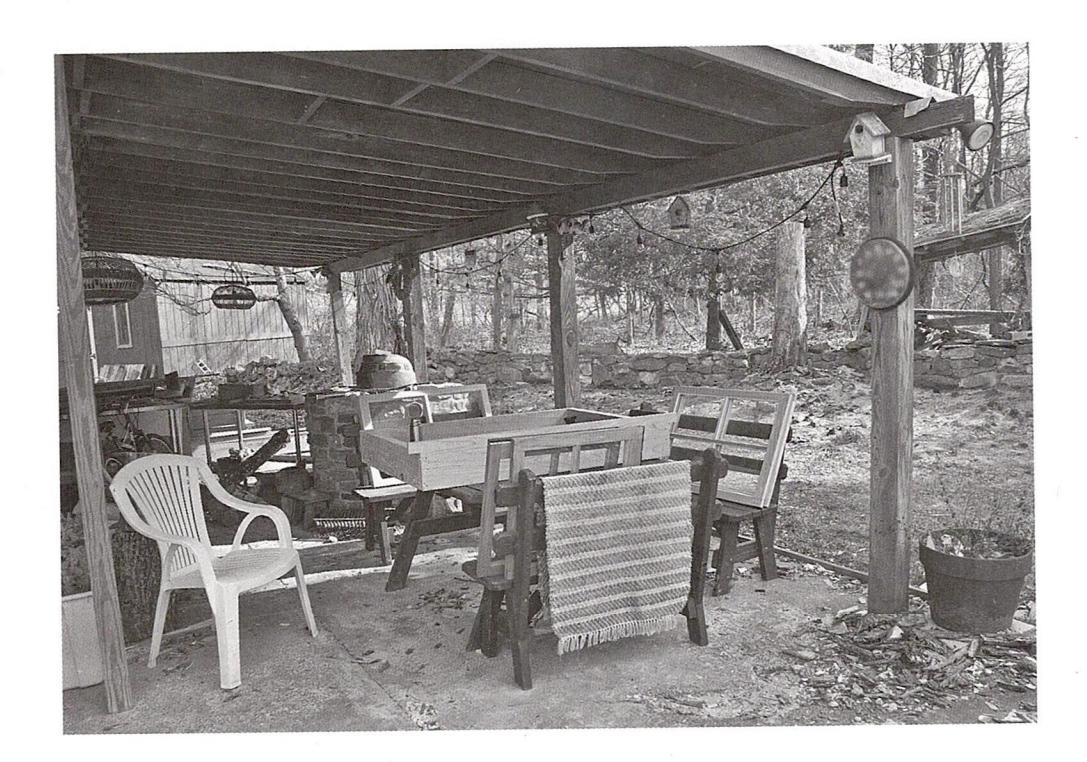
#> input picture extracted/LISTENING/ETS 2026 LISTENING/_page_100_Picture_2.jpeg, 1087 x 762 px
$ python -i build_part1_bank.py   (imports and definitions only)
#> lines starting #> are read from the running program, lines starting #| are printed output that depends on the picture; after the words box and inside, x2 and y2 are one past the last pixel; in counts of white or black regions, pixels touching at a corner belong together
# scripts/build_part1_bank.py
# Extracts Part 1 photographs from ETS_2026_LISTENING.pdf
# Output: ETS_BANK/images/part1/test{N}_q{Q}.jpg + part1.json

import fitz
import cv2
import json
import numpy as np
from pathlib import Path

PDF_PATH   = Path("../raw/ETS 2026 LISTENING.pdf")
OUTPUT_DIR = Path("../English/ETS_BANK/images/part1")
JSON_PATH  = Path("../English/ETS_BANK/part1.json")

# [1 line not run here, left out]

# ── Known structure ──────────────────────────────────────────────────────────
# 10 tests, Part 1 directions page at PDF pages: 2,16,30,44,58,72,86,100,114,128
# (0-indexed: 1,15,29,43,57,71,85,99,113,127)
# Photo pages = directions+1, directions+2, directions+3
DIRECTIONS_PAGES = [1 + i * 14 for i in range(10)]   # 0-indexed
NUM_TESTS = 10
QUESTIONS_PER_PAGE = 2
PAGES_PER_PART1 = 3   # → 6 questions per test

# ── Render PDF ───────────────────────────────────────────────────────────────
# [2 lines not run here, left out]

# [7 lines left out: function render_page, not called in this run]

def find_two_photos(img):
    """Return top 2 large photo bounding boxes sorted top→bottom."""
    h, w = img.shape[:2]
    gray  = cv2.cvtColor(img, cv2.COLOR_BGR2GRAY)

    results = []
    # Try progressively lower thresholds to handle watermarked pages
    for tval in [240, 220, 200]:
        blur   = cv2.GaussianBlur(gray, (5, 5), 0)
        thresh = cv2.threshold(blur, tval, 255, cv2.THRESH_BINARY_INV)[1]
        cnts, _ = cv2.findContours(thresh, cv2.RETR_EXTERNAL, cv2.CHAIN_APPROX_SIMPLE)

        candidates = []
        for c in cnts:
            x, y, cw, ch = cv2.boundingRect(c)
            area = cw * ch
            if area < w * h * 0.06:
                continue
            if area > w * h * 0.65:
                continue
            aspect = cw / ch
            if not (0.5 < aspect < 4.0):
                continue
            candidates.append((y, x, cw, ch, area))

        candidates.sort()
        # Pick top 2 by area among top-positioned candidates
        if len(candidates) >= 2:
            results = candidates[:2]
            break

    return [(x, y, cw, ch) for (y, x, cw, ch, _) in results]

# ── Process each test ────────────────────────────────────────────────────────
mapping = []

# [48 lines not run here, left out]

>>> import cv2
>>> picture = cv2.imread('../extracted/LISTENING/ETS 2026 LISTENING/_page_100_Picture_2.jpeg')
#> picture is the input picture: shape (762, 1087, 3); mean B, G, R 147, 148.3, 151.1
>>> result = find_two_photos(picture)
#> the loop in find_two_photos, `for tval in [240, 220, 200]:` made 3 passes
#> pass 1, in find_two_photos, `thresh = cv2.threshold(blur, tval, 255, cv2.THRESH_BINARY_INV)[1]`:
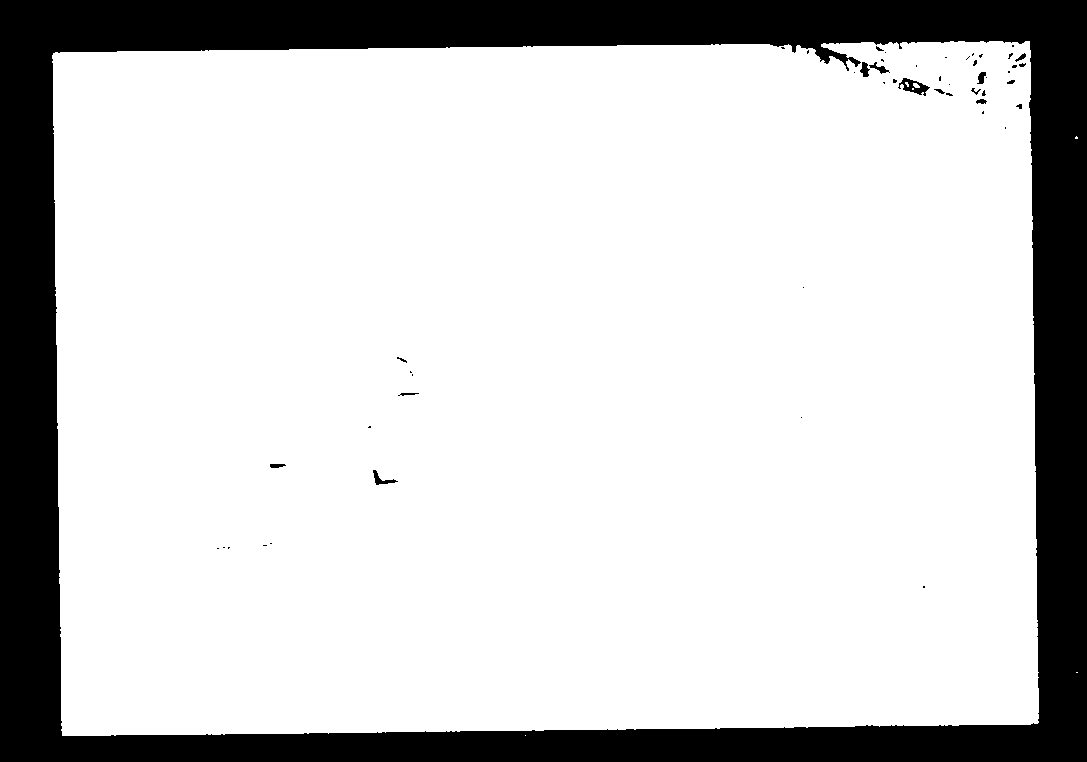
#> thresh: shape (762, 1087); 80.5% white; 52 black regions (37 under 20 px), largest, box (x1, y1, x2, y2) and area: (0, 0, 1087, 762) 160399, (898, 78, 930, 96) 247, (373, 470, 398, 485) 121
#> pass 2, in find_two_photos, `thresh = cv2.threshold(blur, tval, 255, cv2.THRESH_BINARY_INV)[1]`:
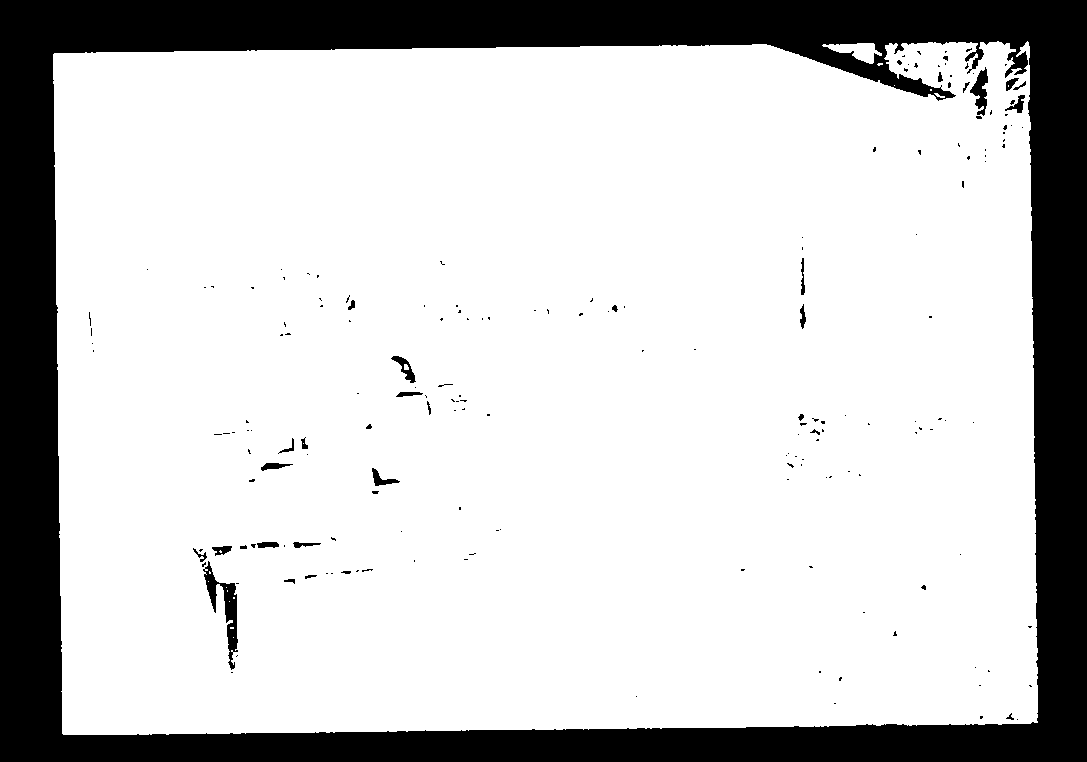
#> thresh: shape (762, 1087); 79.5% white; 187 black regions (156 under 20 px), largest, box (x1, y1, x2, y2) and area: (0, 0, 1087, 762) 165575, (203, 561, 238, 670) 1109, (970, 67, 988, 116) 433
#> pass 3, in find_two_photos, `thresh = cv2.threshold(blur, tval, 255, cv2.THRESH_BINARY_INV)[1]`:
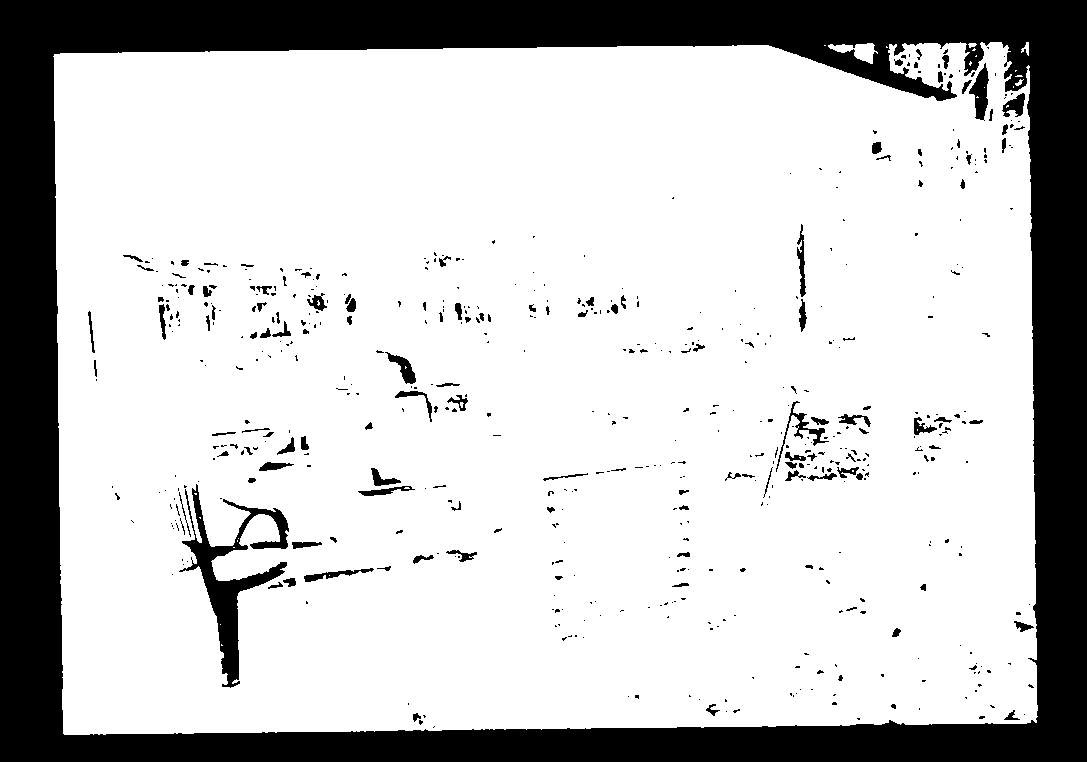
#> thresh: shape (762, 1087); 77.6% white; 564 black regions (435 under 20 px), largest, box (x1, y1, x2, y2) and area: (0, 0, 1087, 762) 168454, (179, 484, 289, 688) 5080, (969, 63, 989, 121) 604
#> result = []
